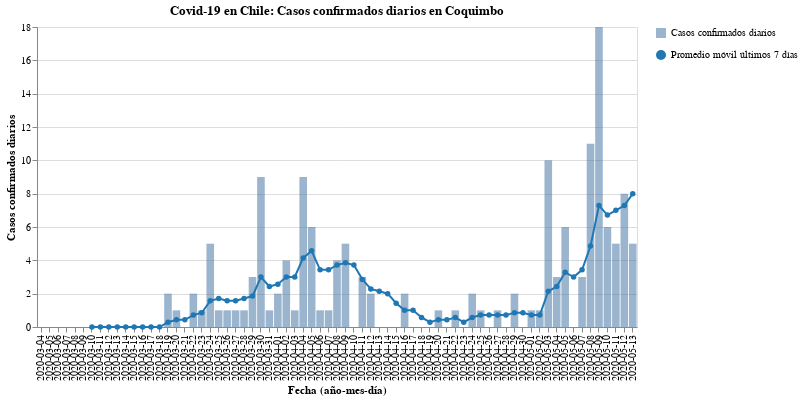

The code cell stored with this chart in its notebook:
### Code cell
#hide_input
bars, line = my_cases_plot(region)
(bars + line).properties(
    title=f'Covid-19 en Chile: Casos confirmados diarios en {region}',
    width=600
)

### Figure 1 — Vega-Lite specification as saved in the notebook (floating-point values rounded to 4 significant figures)
{"config": {"view": {"continuousWidth": 400, "continuousHeight": 300}}, "layer": [{"mark": {"type": "bar", "opacity": 0.7}, "encoding": {"opacity": {"type": "nominal", "field": "Casos confirmados diarios", "legend": {"title": ""}}, "tooltip": [{"type": "nominal", "field": "Fecha"}, {"type": "quantitative", "field": "Casos confirmados"}], "x": {"type": "nominal", "axis": {"title": "Fecha (año-mes-día)"}, "field": "Fecha"}, "y": {"type": "quantitative", "axis": {"title": "Casos confirmados diarios"}, "field": "Casos confirmados"}}}, {"mark": {"type": "line", "color": "#1f77b4", "point": {"filled": true, "fill": "#1f77b4"}}, "encoding": {"shape": {"type": "nominal", "field": "Promedio móvil últimos 7 días", "legend": {"title": ""}}, "x": {"type": "nominal", "axis": {"title": "Fecha (año-mes-día)"}, "field": "Fecha"}, "y": {"type": "quantitative", "field": "Rolling"}}}], "data": {"name": "data-fec1ac1dbfaf456b118d422d29d304f7"}, "title": "Covid-19 en Chile: Casos confirmados diarios en Coquimbo", "width": 600, "$schema": "https://vega.github.io/schema/vega-lite/v4.8.1.json", "datasets": {"data-fec1ac1dbfaf456b118d422d29d304f7": [{"Fecha": "2020-03-04", "Casos confirmados": 0, "Rolling": null, "Casos confirmados diarios": "Casos confirmados diarios", "Promedio móvil últimos 7 días": "Promedio móvil últimos 7 días"}, {"Fecha": "2020-03-05", "Casos confirmados": 0, "Rolling": null, "Casos confirmados diarios": "Casos confirmados diarios", "Promedio móvil últimos 7 días": "Promedio móvil últimos 7 días"}, {"Fecha": "2020-03-06", "Casos confirmados": 0, "Rolling": null, "Casos confirmados diarios": "Casos confirmados diarios", "Promedio móvil últimos 7 días": "Promedio móvil últimos 7 días"}, {"Fecha": "2020-03-07", "Casos confirmados": 0, "Rolling": null, "Casos confirmados diarios": "Casos confirmados diarios", "Promedio móvil últimos 7 días": "Promedio móvil últimos 7 días"}, {"Fecha": "2020-03-08", "Casos confirmados": 0, "Rolling": null, "Casos confirmados diarios": "Casos confirmados diarios", "Promedio móvil últimos 7 días": "Promedio móvil últimos 7 días"}, {"Fecha": "2020-03-09", "Casos confirmados": 0, "Rolling": null, "Casos confirmados diarios": "Casos confirmados diarios", "Promedio móvil últimos 7 días": "Promedio móvil últimos 7 días"}, {"Fecha": "2020-03-10", "Casos confirmados": 0, "Rolling": 0.0, "Casos confirmados diarios": "Casos confirmados diarios", "Promedio móvil últimos 7 días": "Promedio móvil últimos 7 días"}, {"Fecha": "2020-03-11", "Casos confirmados": 0, "Rolling": 0.0, "Casos confirmados diarios": "Casos confirmados diarios", "Promedio móvil últimos 7 días": "Promedio móvil últimos 7 días"}, {"Fecha": "2020-03-12", "Casos confirmados": 0, "Rolling": 0.0, "Casos confirmados diarios": "Casos confirmados diarios", "Promedio móvil últimos 7 días": "Promedio móvil últimos 7 días"}, {"Fecha": "2020-03-13", "Casos confirmados": 0, "Rolling": 0.0, "Casos confirmados diarios": "Casos confirmados diarios", "Promedio móvil últimos 7 días": "Promedio móvil últimos 7 días"}, {"Fecha": "2020-03-14", "Casos confirmados": 0, "Rolling": 0.0, "Casos confirmados diarios": "Casos confirmados diarios", "Promedio móvil últimos 7 días": "Promedio móvil últimos 7 días"}, {"Fecha": "2020-03-15", "Casos confirmados": 0, "Rolling": 0.0, "Casos confirmados diarios": "Casos confirmados diarios", "Promedio móvil últimos 7 días": "Promedio móvil últimos 7 días"}, {"Fecha": "2020-03-16", "Casos confirmados": 0, "Rolling": 0.0, "Casos confirmados diarios": "Casos confirmados diarios", "Promedio móvil últimos 7 días": "Promedio móvil últimos 7 días"}, {"Fecha": "2020-03-17", "Casos confirmados": 0, "Rolling": 0.0, "Casos confirmados diarios": "Casos confirmados diarios", "Promedio móvil últimos 7 días": "Promedio móvil últimos 7 días"}, {"Fecha": "2020-03-18", "Casos confirmados": 0, "Rolling": 0.0, "Casos confirmados diarios": "Casos confirmados diarios", "Promedio móvil últimos 7 días": "Promedio móvil últimos 7 días"}, {"Fecha": "2020-03-19", "Casos confirmados": 2, "Rolling": 0.2857, "Casos confirmados diarios": "Casos confirmados diarios", "Promedio móvil últimos 7 días": "Promedio móvil últimos 7 días"}, {"Fecha": "2020-03-20", "Casos confirmados": 1, "Rolling": 0.4286, "Casos confirmados diarios": "Casos confirmados diarios", "Promedio móvil últimos 7 días": "Promedio móvil últimos 7 días"}, {"Fecha": "2020-03-21", "Casos confirmados": 0, "Rolling": 0.4286, "Casos confirmados diarios": "Casos confirmados diarios", "Promedio móvil últimos 7 días": "Promedio móvil últimos 7 días"}, {"Fecha": "2020-03-22", "Casos confirmados": 2, "Rolling": 0.7143, "Casos confirmados diarios": "Casos confirmados diarios", "Promedio móvil últimos 7 días": "Promedio móvil últimos 7 días"}, {"Fecha": "2020-03-23", "Casos confirmados": 1, "Rolling": 0.8571, "Casos confirmados diarios": "Casos confirmados diarios", "Promedio móvil últimos 7 días": "Promedio móvil últimos 7 días"}, {"Fecha": "2020-03-24", "Casos confirmados": 5, "Rolling": 1.571, "Casos confirmados diarios": "Casos confirmados diarios", "Promedio móvil últimos 7 días": "Promedio móvil últimos 7 días"}, {"Fecha": "2020-03-25", "Casos confirmados": 1, "Rolling": 1.714, "Casos confirmados diarios": "Casos confirmados diarios", "Promedio móvil últimos 7 días": "Promedio móvil últimos 7 días"}, {"Fecha": "2020-03-26", "Casos confirmados": 1, "Rolling": 1.571, "Casos confirmados diarios": "Casos confirmados diarios", "Promedio móvil últimos 7 días": "Promedio móvil últimos 7 días"}, {"Fecha": "2020-03-27", "Casos confirmados": 1, "Rolling": 1.571, "Casos confirmados diarios": "Casos confirmados diarios", "Promedio móvil últimos 7 días": "Promedio móvil últimos 7 días"}, {"Fecha": "2020-03-28", "Casos confirmados": 1, "Rolling": 1.714, "Casos confirmados diarios": "Casos confirmados diarios", "Promedio móvil últimos 7 días": "Promedio móvil últimos 7 días"}, {"Fecha": "2020-03-29", "Casos confirmados": 3, "Rolling": 1.857, "Casos confirmados diarios": "Casos confirmados diarios", "Promedio móvil últimos 7 días": "Promedio móvil últimos 7 días"}, {"Fecha": "2020-03-30", "Casos confirmados": 9, "Rolling": 3.0, "Casos confirmados diarios": "Casos confirmados diarios", "Promedio móvil últimos 7 días": "Promedio móvil últimos 7 días"}, {"Fecha": "2020-03-31", "Casos confirmados": 1, "Rolling": 2.429, "Casos confirmados diarios": "Casos confirmados diarios", "Promedio móvil últimos 7 días": "Promedio móvil últimos 7 días"}, {"Fecha": "2020-04-01", "Casos confirmados": 2, "Rolling": 2.571, "Casos confirmados diarios": "Casos confirmados diarios", "Promedio móvil últimos 7 días": "Promedio móvil últimos 7 días"}, {"Fecha": "2020-04-02", "Casos confirmados": 4, "Rolling": 3.0, "Casos confirmados diarios": "Casos confirmados diarios", "Promedio móvil últimos 7 días": "Promedio móvil últimos 7 días"}, {"Fecha": "2020-04-03", "Casos confirmados": 1, "Rolling": 3.0, "Casos confirmados diarios": "Casos confirmados diarios", "Promedio móvil últimos 7 días": "Promedio móvil últimos 7 días"}, {"Fecha": "2020-04-04", "Casos confirmados": 9, "Rolling": 4.143, "Casos confirmados diarios": "Casos confirmados diarios", "Promedio móvil últimos 7 días": "Promedio móvil últimos 7 días"}, {"Fecha": "2020-04-05", "Casos confirmados": 6, "Rolling": 4.571, "Casos confirmados diarios": "Casos confirmados diarios", "Promedio móvil últimos 7 días": "Promedio móvil últimos 7 días"}, {"Fecha": "2020-04-06", "Casos confirmados": 1, "Rolling": 3.429, "Casos confirmados diarios": "Casos confirmados diarios", "Promedio móvil últimos 7 días": "Promedio móvil últimos 7 días"}, {"Fecha": "2020-04-07", "Casos confirmados": 1, "Rolling": 3.429, "Casos confirmados diarios": "Casos confirmados diarios", "Promedio móvil últimos 7 días": "Promedio móvil últimos 7 días"}, {"Fecha": "2020-04-08", "Casos confirmados": 4, "Rolling": 3.714, "Casos confirmados diarios": "Casos confirmados diarios", "Promedio móvil últimos 7 días": "Promedio móvil últimos 7 días"}, {"Fecha": "2020-04-09", "Casos confirmados": 5, "Rolling": 3.857, "Casos confirmados diarios": "Casos confirmados diarios", "Promedio móvil últimos 7 días": "Promedio móvil últimos 7 días"}, {"Fecha": "2020-04-10", "Casos confirmados": 0, "Rolling": 3.714, "Casos confirmados diarios": "Casos confirmados diarios", "Promedio móvil últimos 7 días": "Promedio móvil últimos 7 días"}, {"Fecha": "2020-04-11", "Casos confirmados": 3, "Rolling": 2.857, "Casos confirmados diarios": "Casos confirmados diarios", "Promedio móvil últimos 7 días": "Promedio móvil últimos 7 días"}, {"Fecha": "2020-04-12", "Casos confirmados": 2, "Rolling": 2.286, "Casos confirmados diarios": "Casos confirmados diarios", "Promedio móvil últimos 7 días": "Promedio móvil últimos 7 días"}, {"Fecha": "2020-04-13", "Casos confirmados": 0, "Rolling": 2.143, "Casos confirmados diarios": "Casos confirmados diarios", "Promedio móvil últimos 7 días": "Promedio móvil últimos 7 días"}, {"Fecha": "2020-04-14", "Casos confirmados": 0, "Rolling": 2.0, "Casos confirmados diarios": "Casos confirmados diarios", "Promedio móvil últimos 7 días": "Promedio móvil últimos 7 días"}, {"Fecha": "2020-04-15", "Casos confirmados": 0, "Rolling": 1.429, "Casos confirmados diarios": "Casos confirmados diarios", "Promedio móvil últimos 7 días": "Promedio móvil últimos 7 días"}, {"Fecha": "2020-04-16", "Casos confirmados": 2, "Rolling": 1.0, "Casos confirmados diarios": "Casos confirmados diarios", "Promedio móvil últimos 7 días": "Promedio móvil últimos 7 días"}, {"Fecha": "2020-04-17", "Casos confirmados": 0, "Rolling": 1.0, "Casos confirmados diarios": "Casos confirmados diarios", "Promedio móvil últimos 7 días": "Promedio móvil últimos 7 días"}, {"Fecha": "2020-04-18", "Casos confirmados": 0, "Rolling": 0.5714, "Casos confirmados diarios": "Casos confirmados diarios", "Promedio móvil últimos 7 días": "Promedio móvil últimos 7 días"}, {"Fecha": "2020-04-19", "Casos confirmados": 0, "Rolling": 0.2857, "Casos confirmados diarios": "Casos confirmados diarios", "Promedio móvil últimos 7 días": "Promedio móvil últimos 7 días"}, {"Fecha": "2020-04-20", "Casos confirmados": 1, "Rolling": 0.4286, "Casos confirmados diarios": "Casos confirmados diarios", "Promedio móvil últimos 7 días": "Promedio móvil últimos 7 días"}, {"Fecha": "2020-04-21", "Casos confirmados": 0, "Rolling": 0.4286, "Casos confirmados diarios": "Casos confirmados diarios", "Promedio móvil últimos 7 días": "Promedio móvil últimos 7 días"}, {"Fecha": "2020-04-22", "Casos confirmados": 1, "Rolling": 0.5714, "Casos confirmados diarios": "Casos confirmados diarios", "Promedio móvil últimos 7 días": "Promedio móvil últimos 7 días"}, {"Fecha": "2020-04-23", "Casos confirmados": 0, "Rolling": 0.2857, "Casos confirmados diarios": "Casos confirmados diarios", "Promedio móvil últimos 7 días": "Promedio móvil últimos 7 días"}, {"Fecha": "2020-04-24", "Casos confirmados": 2, "Rolling": 0.5714, "Casos confirmados diarios": "Casos confirmados diarios", "Promedio móvil últimos 7 días": "Promedio móvil últimos 7 días"}, {"Fecha": "2020-04-25", "Casos confirmados": 1, "Rolling": 0.7143, "Casos confirmados diarios": "Casos confirmados diarios", "Promedio móvil últimos 7 días": "Promedio móvil últimos 7 días"}, {"Fecha": "2020-04-26", "Casos confirmados": 0, "Rolling": 0.7143, "Casos confirmados diarios": "Casos confirmados diarios", "Promedio móvil últimos 7 días": "Promedio móvil últimos 7 días"}, {"Fecha": "2020-04-27", "Casos confirmados": 1, "Rolling": 0.7143, "Casos confirmados diarios": "Casos confirmados diarios", "Promedio móvil últimos 7 días": "Promedio móvil últimos 7 días"}, {"Fecha": "2020-04-28", "Casos confirmados": 0, "Rolling": 0.7143, "Casos confirmados diarios": "Casos confirmados diarios", "Promedio móvil últimos 7 días": "Promedio móvil últimos 7 días"}, {"Fecha": "2020-04-29", "Casos confirmados": 2, "Rolling": 0.8571, "Casos confirmados diarios": "Casos confirmados diarios", "Promedio móvil últimos 7 días": "Promedio móvil últimos 7 días"}, {"Fecha": "2020-04-30", "Casos confirmados": 0, "Rolling": 0.8571, "Casos confirmados diarios": "Casos confirmados diarios", "Promedio móvil últimos 7 días": "Promedio móvil últimos 7 días"}, {"Fecha": "2020-05-01", "Casos confirmados": 1, "Rolling": 0.7143, "Casos confirmados diarios": "Casos confirmados diarios", "Promedio móvil últimos 7 días": "Promedio móvil últimos 7 días"}, {"Fecha": "2020-05-02", "Casos confirmados": 1, "Rolling": 0.7143, "Casos confirmados diarios": "Casos confirmados diarios", "Promedio móvil últimos 7 días": "Promedio móvil últimos 7 días"}, {"Fecha": "2020-05-03", "Casos confirmados": 10, "Rolling": 2.143, "Casos confirmados diarios": "Casos confirmados diarios", "Promedio móvil últimos 7 días": "Promedio móvil últimos 7 días"}, {"Fecha": "2020-05-04", "Casos confirmados": 3, "Rolling": 2.429, "Casos confirmados diarios": "Casos confirmados diarios", "Promedio móvil últimos 7 días": "Promedio móvil últimos 7 días"}, {"Fecha": "2020-05-05", "Casos confirmados": 6, "Rolling": 3.286, "Casos confirmados diarios": "Casos confirmados diarios", "Promedio móvil últimos 7 días": "Promedio móvil últimos 7 días"}, {"Fecha": "2020-05-06", "Casos confirmados": 0, "Rolling": 3.0, "Casos confirmados diarios": "Casos confirmados diarios", "Promedio móvil últimos 7 días": "Promedio móvil últimos 7 días"}, {"Fecha": "2020-05-07", "Casos confirmados": 3, "Rolling": 3.429, "Casos confirmados diarios": "Casos confirmados diarios", "Promedio móvil últimos 7 días": "Promedio móvil últimos 7 días"}, {"Fecha": "2020-05-08", "Casos confirmados": 11, "Rolling": 4.857, "Casos confirmados diarios": "Casos confirmados diarios", "Promedio móvil últimos 7 días": "Promedio móvil últimos 7 días"}, {"Fecha": "2020-05-09", "Casos confirmados": 18, "Rolling": 7.286, "Casos confirmados diarios": "Casos confirmados diarios", "Promedio móvil últimos 7 días": "Promedio móvil últimos 7 días"}, {"Fecha": "2020-05-10", "Casos confirmados": 6, "Rolling": 6.714, "Casos confirmados diarios": "Casos confirmados diarios", "Promedio móvil últimos 7 días": "Promedio móvil últimos 7 días"}, {"Fecha": "2020-05-11", "Casos confirmados": 5, "Rolling": 7.0, "Casos confirmados diarios": "Casos confirmados diarios", "Promedio móvil últimos 7 días": "Promedio móvil últimos 7 días"}, {"Fecha": "2020-05-12", "Casos confirmados": 8, "Rolling": 7.286, "Casos confirmados diarios": "Casos confirmados diarios", "Promedio móvil últimos 7 días": "Promedio móvil últimos 7 días"}, {"Fecha": "2020-05-13", "Casos confirmados": 5, "Rolling": 8.0, "Casos confirmados diarios": "Casos confirmados diarios", "Promedio móvil últimos 7 días": "Promedio móvil últimos 7 días"}]}}
